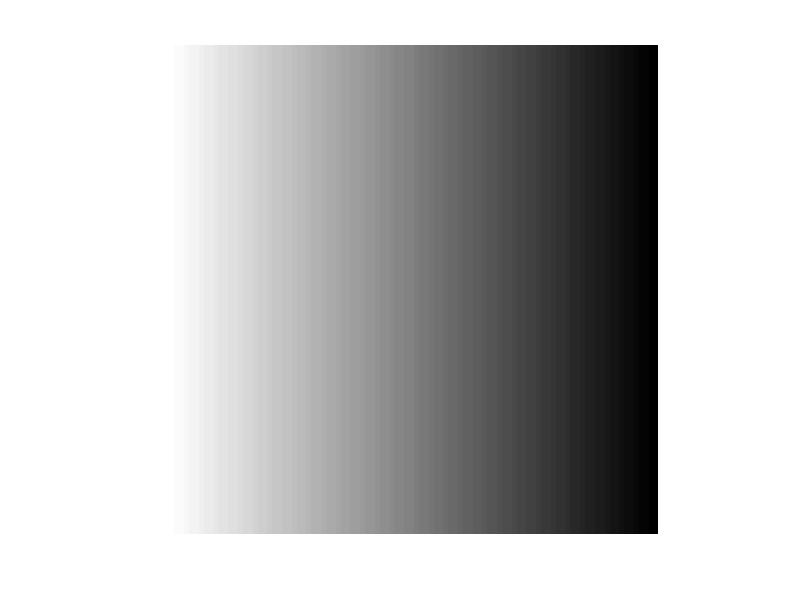

This figure's MATLAB source:
% make a 2d array of values.
imageData=[]; % set up an empty array
imSize=100;
numRows=imSize;
numCols=imSize;

%populate using a nested loop
for row=[1:numRows]
    imageRow=[]; %empty vector for row
    for col=[1:numCols]
        pixelVal=1-col/imSize; % make a pixel val in 0..1
        imageRow=[imageRow pixelVal];  %add value for  pixel
    end
    imageData=[imageData; imageRow]; % add row of pixels
end


% display as an image
imshow(imageData);

% save as an image
imwrite(imageData,'test.png');

% load an image
newImageData=imread('test.png');
whos newImageData;